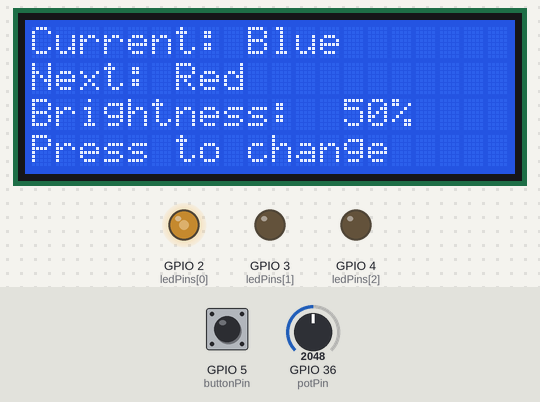
Bench run of a sketch on a simulated ESP32. On the bench: 20×4 character LCD, output pins drawn as LEDs (lit = HIGH). The test bench sets the inputs (shaded band); at power-on: GPIO 5 (buttonPin) HIGH, GPIO 36 (potPin) = 2048.

Above: at 1.3 s.
1.4 s: GPIO 5 (buttonPin) pulled LOW for 0.15 s
At 2.3 s:
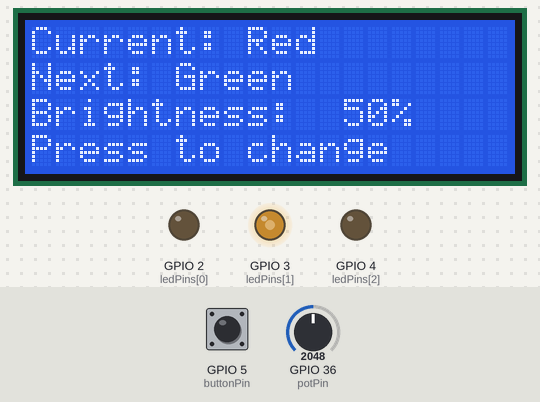
3.0 s: GPIO 5 (buttonPin) pulled LOW for 1 s
At 3.7 s:
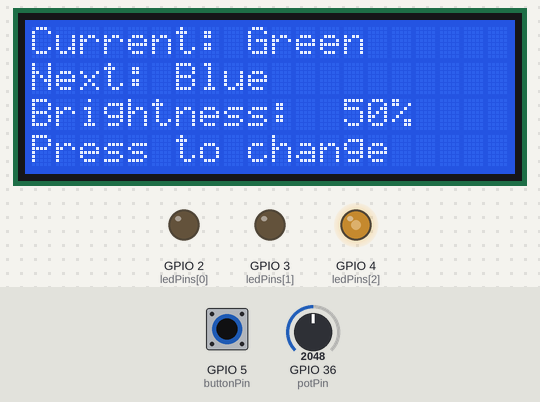
5.5 s: GPIO 36 (potPin) set to 2866
At 6.7 s:
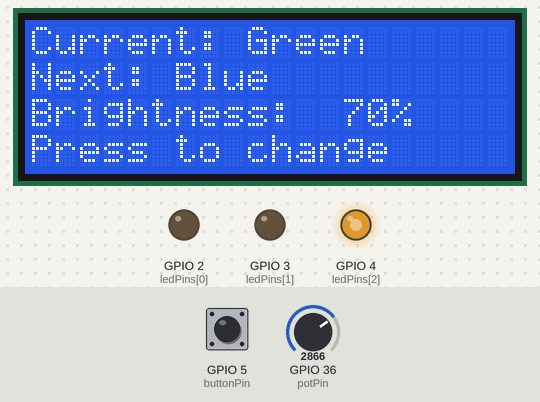
7.0 s: GPIO 36 (potPin) set to 3603
At 8.0 s:
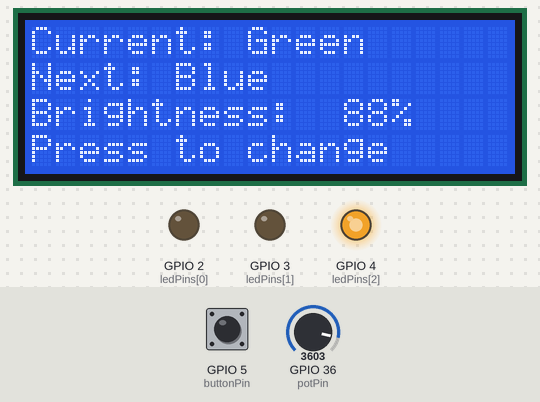
8.5 s: GPIO 5 (buttonPin) pulled LOW for 0.15 s
At 9.1 s:
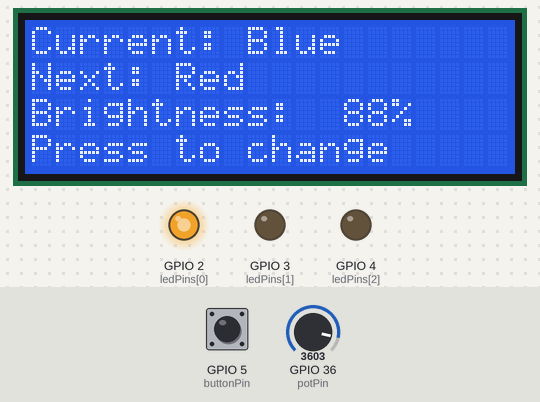
10.1 s: GPIO 36 (potPin) set to 491
At 10.6 s:
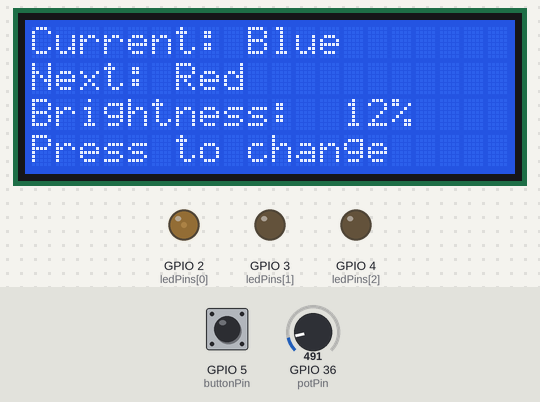
Timing chart, 0 to 12.6 s (numbered marks = the images above; inputs shaded):
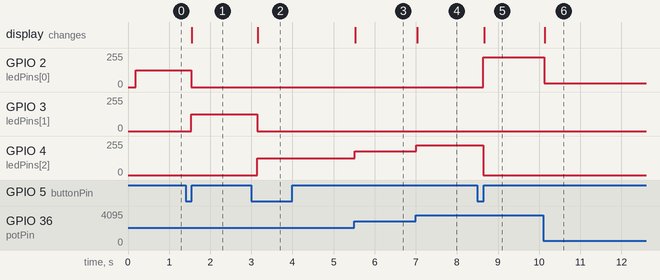

The sketch:

LEDButtonLCD.ino
```cpp
#include <Wire.h>
#include <LiquidCrystal_I2C.h>

// ---------- LCD ----------
LiquidCrystal_I2C lcd(0x27, 20, 4);

// ---------- Pins ----------
// Index 0 -> Blue on D2, Index 1 -> Red on D3, Index 2 -> Green on D4
const int ledPins[3] = {2, 3, 4};                     // D2, D3, D4
const char* ledColors[3] = {"Blue", "Red", "Green"};  // Labels aligned to pins above
const int buttonPin = 5;                              // D5, button to GND
const int potPin = A0;                                // Potentiometer wiper at A0

// ---------- PWM (LEDC) ----------
const int pwmCh[3]     = {0, 1, 2};  // one channel per LED
const int pwmFreq      = 5000;       // 5 kHz
const int pwmResBits   = 10;         // 10-bit resolution -> 0..1023
const int pwmMax       = (1 << pwmResBits) - 1;

int ledIndex = 0;               // which LED is selected: 0=B, 1=R, 2=G
bool buttonLatched = false;

// clear LCD
void clearLCDLines()
{
  for (int row = 0; row < 4; row++) {
    lcd.setCursor(0, row);
    lcd.print("                    "); // 20 spaces
  }
}

void showStaticInfo()
{
  clearLCDLines();

  // Current color
  lcd.setCursor(0, 0);
  lcd.print("Current: ");
  lcd.print(ledColors[ledIndex]);

  // Next color
  int nextIndex = (ledIndex + 1) % 3;
  lcd.setCursor(0, 1);
  lcd.print("Next: ");
  lcd.print(ledColors[nextIndex]);

  // Brightness line placeholder
  lcd.setCursor(0, 2);
  lcd.print("Brightness: ----");

  // Instruction
  lcd.setCursor(0, 3);
  lcd.print("Press to change");
}

void updateBrightnessLine(int duty) {
  // Convert duty (0..pwmMax) to percent
  int percent = (duty * 100 + pwmMax / 2) / pwmMax; // rounded
  // Overwrite entire line to avoid leftover chars
  lcd.setCursor(0, 2);
  lcd.print("Brightness: ");
  // Ensure fixed width for stable display
  if (percent < 10)       lcd.print("  ");
  else if (percent < 100) lcd.print(" ");
  lcd.print(percent);
  lcd.print("%");
}

void selectOnlyActiveLED(int activeIdx, int duty) {
  for (int i = 0; i < 3; i++) {
    ledcWrite(pwmCh[i], (i == activeIdx) ? duty : 0);
  }
}

void setup() {
  // I2C for Nano ESP32 (SDA=D8, SCL=D9)
  Wire.begin(8, 9);

  // Button
  pinMode(buttonPin, INPUT_PULLUP);

  // PWM channels for each LED pin
  for (int i = 0; i < 3; i++) {
    ledcSetup(pwmCh[i], pwmFreq, pwmResBits);
    ledcAttachPin(ledPins[i], pwmCh[i]);
    ledcWrite(pwmCh[i], 0); // start off
  }

  // LCD
  lcd.init();
  lcd.backlight();
  showStaticInfo();
}

void loop()
{
  // ----- Button: cycle active LED -----
  bool pressed = (digitalRead(buttonPin) == LOW);
  if (pressed && !buttonLatched) {
    buttonLatched = true;

    // advance to next LED
    ledIndex = (ledIndex + 1) % 3;

    // Update the static info (Current/Next lines)
    showStaticInfo();
  }
  if (!pressed) {
    buttonLatched = false;
  }

  // ----- Potentiometer: live brightness -----
  int raw = analogRead(potPin);                  // 0..4095 on ESP32
  int duty = map(raw, 0, 4095, 0, pwmMax);       // scale to 0..1023

  // Apply brightness only to currently selected LED
  selectOnlyActiveLED(ledIndex, duty);

  // Update only the brightness line to prevent flicker
  updateBrightnessLine(duty);

  // Small delay to keep LCD readable but still "live"
  delay(10);
}
```

Measured:
- after the input at 1.4 s, GPIO 2 (ledPins[0]): 127/255 → 0/255 after 0.14 s; GPIO 3 (ledPins[1]): 0/255 → 127/255 after 0.14 s; the display: changes after 0.16 s (image 1)
- after the input at 3.0 s, GPIO 3 (ledPins[1]): 127/255 → 0/255 after 0.15 s; GPIO 4 (ledPins[2]): 0/255 → 127/255 after 0.15 s; the display: changes after 0.16 s (image 2)
- after the input at 5.5 s, GPIO 4 (ledPins[2]): 127/255 → 178/255 at once; the display: changes at once (image 3)
- after the input at 7.0 s, GPIO 4 (ledPins[2]): 178/255 → 224/255 at once; the display: changes at once (image 4)
- after the input at 8.5 s, GPIO 2 (ledPins[0]): 0/255 → 224/255 after 0.15 s; GPIO 4 (ledPins[2]): 224/255 → 0/255 after 0.15 s; the display: changes after 0.16 s (image 5)
- after the input at 10.1 s, GPIO 2 (ledPins[0]): 224/255 → 30/255 at once; the display: changes at once (image 6)
